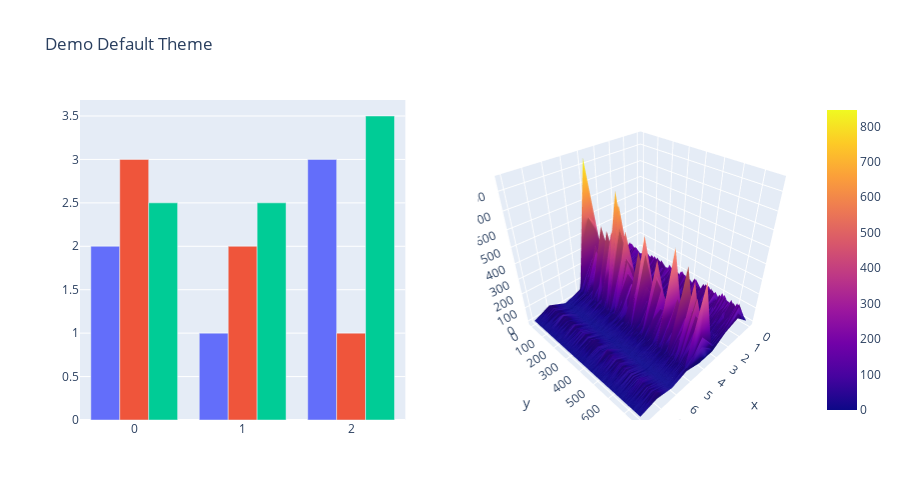

Here is the notebook cell this chart was saved with:
### Code cell
# Make figure with subplots
fig = make_subplots(rows=1, cols=2, specs=[[{"type": "bar"},
                                            {"type": "surface"}]])

# Add bar traces to subplot (1, 1)
fig.add_trace(go.Bar(y=[2, 1, 3]), row=1, col=1)
fig.add_trace(go.Bar(y=[3, 2, 1]), row=1, col=1)
fig.add_trace(go.Bar(y=[2.5, 2.5, 3.5]), row=1, col=1)

# Add surface trace to subplot (1, 2)
# Read data from a csv
z_data = pd.read_csv("D:\CA\Project_2\Project 2\Healthcare - Diabetes\health care diabetes.csv")
fig.add_surface(z=z_data)

# Hide legend
fig.update_layout(
    showlegend=False,
    title_text="Demo Default Theme",
    height=500,
    width=900,
)

fig.show()

### Figure 1 — Plotly figure (JSON) as saved in the notebook; plotly's stock layout.template omitted (floating-point values rounded to 4 significant figures; data arrays with more than 128 entries replaced by an {"elided": "..."} marker saying what was removed)
{"data": [{"type": "bar", "xaxis": "x", "y": [2, 1, 3], "yaxis": "y"}, {"type": "bar", "xaxis": "x", "y": [3, 2, 1], "yaxis": "y"}, {"type": "bar", "xaxis": "x", "y": [2.5, 2.5, 3.5], "yaxis": "y"}, {"type": "surface", "z": {"elided": "768x9 float values"}}], "layout": {"height": 500, "scene": {"domain": {"x": [0.55, 1], "y": [0, 1]}}, "showlegend": false, "title": {"text": "Demo Default Theme"}, "width": 900, "xaxis": {"anchor": "y", "domain": [0, 0.45]}, "yaxis": {"anchor": "x", "domain": [0, 1]}}}
